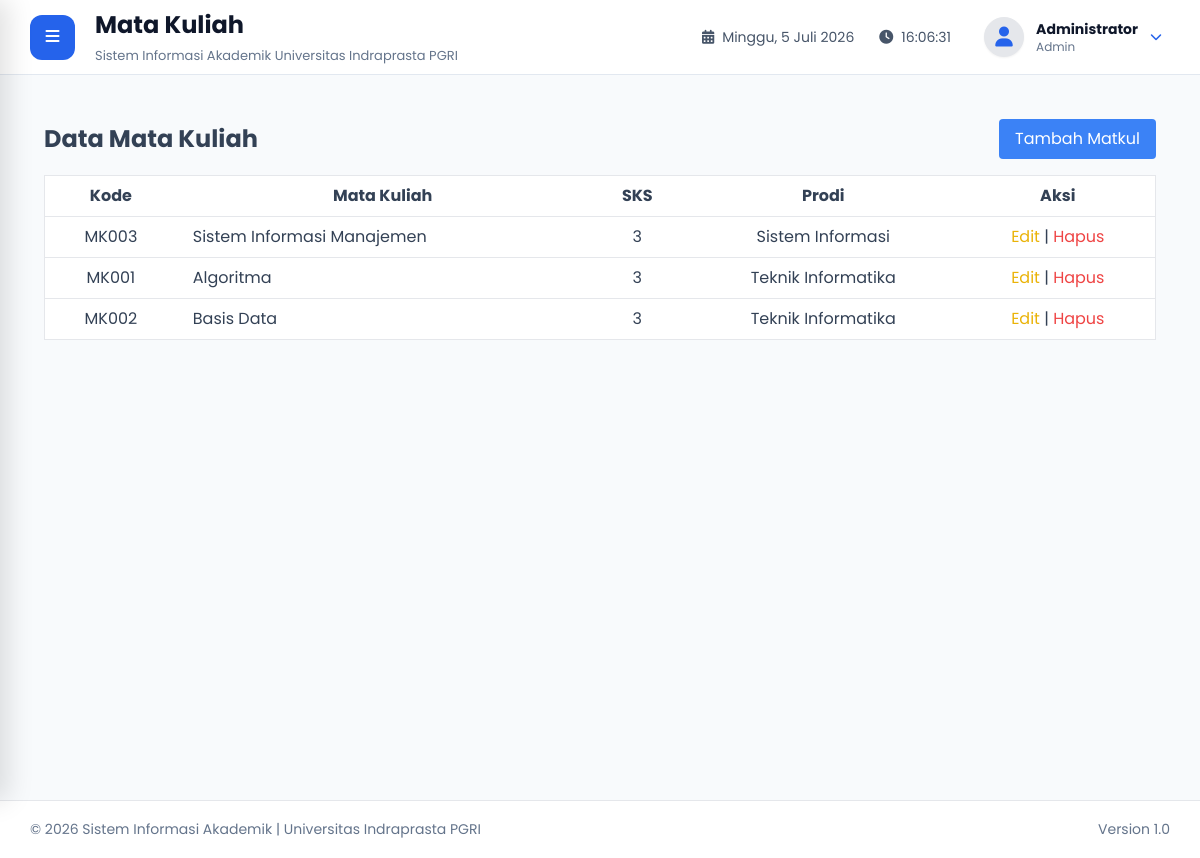
Page /admin/matakuliah/index.php (signed in) on the committed database.
### tables this page shows
CREATE TABLE `mata_kuliah` (
  `id_matkul` CHAR(36) PRIMARY KEY,
  `id_prodi` CHAR(36) NOT NULL,
  `kode_matkul` VARCHAR(20) UNIQUE NOT NULL,
  `nama_matkul` VARCHAR(100) NOT NULL,
  `sks` INT NOT NULL,
  FOREIGN KEY (`id_prodi`) REFERENCES `prodi`(`id_prodi`) ON DELETE CASCADE
);

CREATE TABLE `prodi` (
  `id_prodi` CHAR(36) PRIMARY KEY,
  `kode_prodi` VARCHAR(10) UNIQUE NOT NULL,
  `nama_prodi` VARCHAR(100) NOT NULL
);

### admin/matakuliah/index.php (the view, shortened to what this page needs)
<?php
$pageTitle = "Mata Kuliah";
require_once "../../layout/header.php";
require_once "../../layout/sidebar.php";
require_once "../../layout/navbar.php";
$matkul = $pdo->query("
    SELECT m.*, p.nama_prodi
    FROM mata_kuliah m
    JOIN prodi p ON m.id_prodi = p.id_prodi
    ORDER BY p.nama_prodi ASC, m.nama_matkul ASC
")->fetchAll();
?>
<div class="p-6">
    <div class="flex justify-between items-center mb-4">
        <h1 class="text-2xl font-bold">Data Mata Kuliah</h1>
        <a href="tambah.php" class="bg-blue-500 text-white px-4 py-2 rounded">Tambah Matkul</a>
    </div>
    <table class="min-w-full bg-white border">
        <thead>
            <tr>
                <th class="py-2 px-4 border-b">Kode</th>
                <th class="py-2 px-4 border-b">Mata Kuliah</th>
                <th class="py-2 px-4 border-b">SKS</th>
                <th class="py-2 px-4 border-b">Prodi</th>
                <th class="py-2 px-4 border-b">Aksi</th>
            </tr>
        </thead>
        <tbody>
            <?php foreach($matkul as $m): ?>
            <tr>
                <td class="py-2 px-4 border-b text-center"><?= htmlspecialchars($m['kode_matkul']) ?></td>
                <td class="py-2 px-4 border-b"><?= htmlspecialchars($m['nama_matkul']) ?></td>
                <td class="py-2 px-4 border-b text-center"><?= $m['sks'] ?></td>
                <td class="py-2 px-4 border-b text-center"><?= htmlspecialchars($m['nama_prodi']) ?></td>
                <td class="py-2 px-4 border-b text-center">
                    <a href="edit.php?id=<?= $m['id_matkul'] ?>" class="text-yellow-500">Edit</a> |
                    <a href="hapus.php?id=<?= $m['id_matkul'] ?>" class="text-red-500" onclick="return confirm('Yakin hapus?')">Hapus</a>
                </td>
            </tr>
            <?php endforeach; ?>
        </tbody>
    </table>
</div>
<?php require_once "../../layout/footer.php"; ?>

### layout/header.php (shortened to what this page needs)
<!DOCTYPE html>
<html lang="id">
<head>
    <link rel="stylesheet"
        href="https://cdnjs.cloudflare.com/ajax/libs/font-awesome/6.7.2/css/all.min.css">
    <script src="https://cdn.tailwindcss.com"></script>
    <link rel="stylesheet" href="<?= BASE_URL ?>assets/css/style.css">
    <link rel="stylesheet" href="<?= BASE_URL ?>assets/css/dashboard.css">
    <link rel="stylesheet" href="<?= BASE_URL ?>assets/css/table.css">
    <link rel="stylesheet" href="<?= BASE_URL ?>assets/css/form.css">
    <link rel="stylesheet" href="<?= BASE_URL ?>assets/css/responsive.css">
</head>
<body>
<div class="wrapper">

### layout/sidebar.php (shortened to what this page needs)
<main class="main-content">

### layout/navbar.php (shortened to what this page needs)
<?php
$nama = $_SESSION['nama'] ?? $_SESSION['username'];
$role = ucfirst($_SESSION['role']);
?>
<nav class="navbar">
    <div class="navbar-left">
        <button class="menu-button" id="toggleSidebar">
            <i class="fa-solid fa-bars"></i>
        </button>
        <div>
            <h2 class="page-title">
                <?= $pageTitle ?>
            </h2>
            <small class="page-subtitle">
                Sistem Informasi Akademik Universitas Indraprasta PGRI
            </small>
        </div>
    </div>
    <div class="navbar-right">
        <div class="navbar-info">
            <i class="fa-solid fa-calendar-days"></i>
            <span id="tanggal"></span>
        </div>
        <div class="navbar-info">
            <i class="fa-solid fa-clock"></i>
            <span id="jam"></span>
        </div>
        <div class="navbar-user relative cursor-pointer" style="padding: 0.5rem; border-radius: 0.5rem;" onclick="toggleUserDropdown(event)">
            <div class="flex items-center gap-3">
                <?php if(!empty($_SESSION['foto'])): ?>
                    <img src="<?= BASE_URL . 'assets/images/' . $_SESSION['foto'] ?>" alt="Profil" class="w-10 h-10 rounded-full object-cover shadow-sm border border-gray-200">
                <?php else: ?>
                    <div class="w-10 h-10 rounded-full bg-gray-200 text-gray-500 flex items-center justify-center shadow-sm border border-gray-200">
                        <i class="fa-solid fa-user text-xl"></i>
                    </div>
                <?php endif; ?>
                <div class="leading-tight">
                    <strong class="block text-sm"><?= htmlspecialchars($nama) ?></strong>
                    <small class="block text-xs text-gray-500"><?= htmlspecialchars($role) ?></small>
                </div>
                <i id="user-dropdown-arrow" class="fa-solid fa-chevron-down text-xs text-gray-400 transition-transform duration-300"></i>
            </div>
        </div>
    </div>
</nav>
<div class="content">

### layout/footer.php (shortened to what this page needs)
    </div>
</main>
</div>
<footer class="footer">
    <div class="footer-left">
        © <?= date('Y'); ?>
        <?= NAMA_APLIKASI ?>
        | <?= NAMA_KAMPUS ?>
    </div>
    <div class="footer-right">
        Version <?= VERSI ?>
    </div>
</footer>
</body>
</html>

### assets/css/style.css (style rules this page uses)
* { margin:0; padding:0; box-sizing:border-box; font-family:'Poppins',sans-serif; }
html { scroll-behavior:smooth; }
body { background:#f1f5f9; color:#334155; overflow-x:hidden; }
a { text-decoration:none; color:inherit; }
.wrapper { display:flex; width:100%; min-height:100vh; }
.main-content { margin-left:270px; width:calc(100% - 270px); min-height:100vh; display:flex; flex-direction:column; background:#f8fafc; }
.navbar { height:75px; background:#ffffff; display:flex; justify-content:space-between; align-items:center; padding:0 30px; border-bottom:1px solid #e2e8f0; position:sticky; top:0; z-index:100; }
.navbar-left { display:flex; align-items:center; gap:20px; }
.menu-button { width:45px; height:45px; border:none; border-radius:12px; background:#2563eb; color:#ffffff; cursor:pointer; transition:.3s; }
.page-title { font-size:24px; font-weight:700; color:#0f172a; }
.page-subtitle { font-size:13px; color:#64748b; }
.navbar-right { display:flex; align-items:center; gap:25px; }
.navbar-info { display:flex; align-items:center; gap:8px; color:#475569; font-size:14px; }
.navbar-user { display:flex; align-items:center; gap:12px; }
.navbar-user i { color:#2563eb; }
.navbar-user strong { display:block; color:#0f172a; }
.navbar-user small { color:#64748b; }
.content { flex:1; padding:30px; }
.content { animation:fadeIn .4s ease; }
.text-center { text-align:center; }
.mb-4 { margin-bottom:40px; }
.rounded { border-radius:12px; }
.footer { margin-left:270px; background:#ffffff; border-top:1px solid #e5e7eb; display:flex; justify-content:space-between; align-items:center; padding:18px 30px; color:#64748b; font-size:14px; }
@media (max-width:1200px) { .main-content { margin-left:0; width:100%; } }
@media (max-width:1200px) { .footer { margin-left:0; } }

### assets/css/responsive.css (style rules this page uses)
@media (max-width:1400px) { .content { padding:20px; } }

### rows in the picture
mata_kuliah: kode_matkul "MK003", nama_matkul "Sistem Informasi Manajemen", sks "3", id_prodi.nama_prodi "Sistem Informasi"
mata_kuliah: kode_matkul "MK001", nama_matkul "Algoritma", sks "3", id_prodi.nama_prodi "Teknik Informatika"
mata_kuliah: kode_matkul "MK002", nama_matkul "Basis Data", sks "3", id_prodi.nama_prodi "Teknik Informatika"

### other values in the picture
$pageTitle "Mata Kuliah"
$nama "Administrator"
$role "Admin"
NAMA_APLIKASI "Sistem Informasi Akademik"
NAMA_KAMPUS "Universitas Indraprasta PGRI"
VERSI "1.0"
